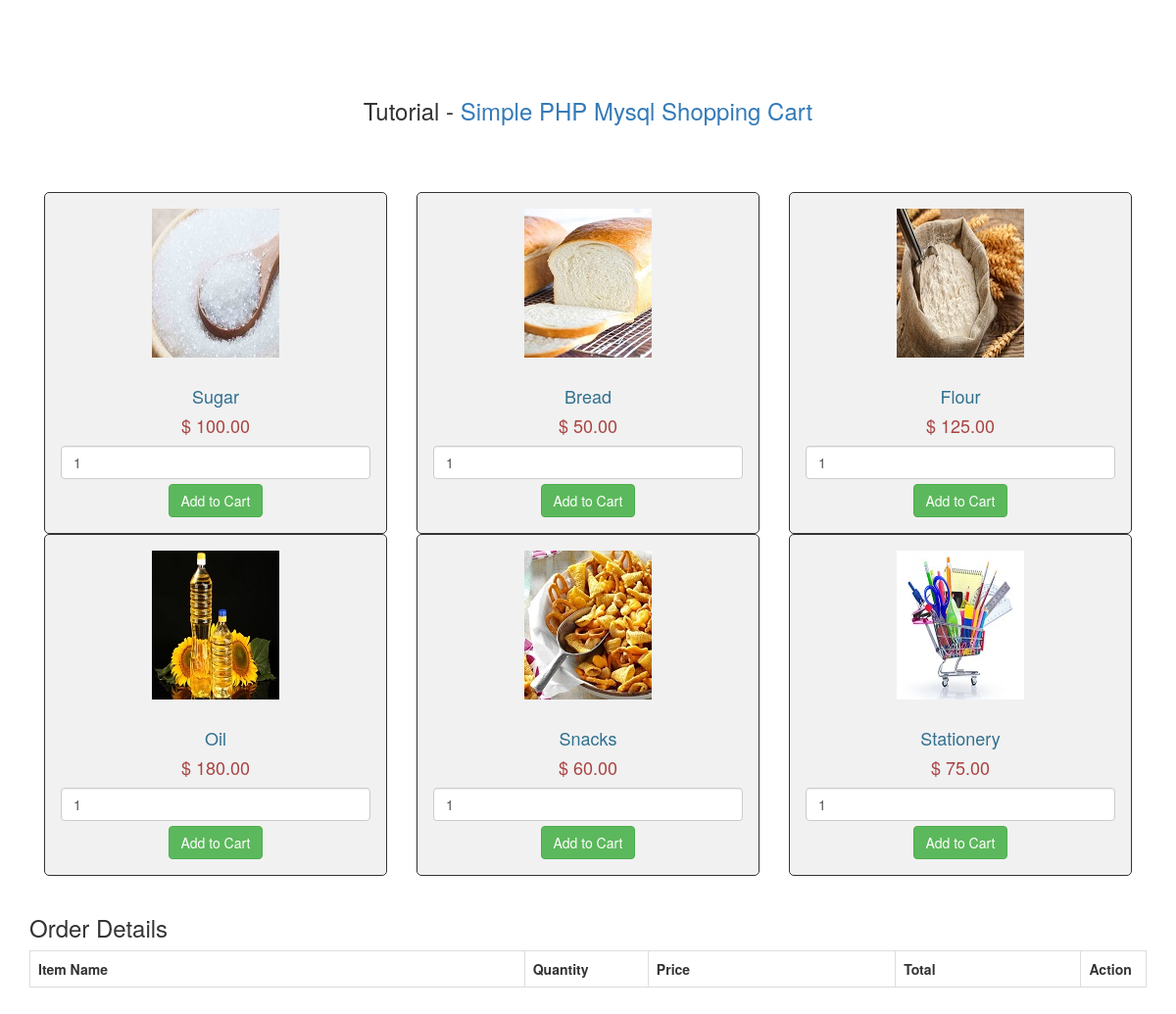
The app's page /indexx.php with its own data.
### tables this page shows
CREATE TABLE IF NOT EXISTS `tbl_product` (
  `id` int(11) NOT NULL AUTO_INCREMENT,
  `name` varchar(255) NOT NULL,
  `image` varchar(255) NOT NULL,
  `price` double(10,2) NOT NULL,
  PRIMARY KEY (`id`)
);

### indexx.php (the view, shortened to what this page needs)
<?php
$connect = mysqli_connect("https://databases-auth.000webhost.com", "id8919304_speculativevaracto", "admin", "id8919304_dailysales");
?>
<!DOCTYPE html>
<html>
	<head>
		<link rel="stylesheet" href="https://maxcdn.bootstrapcdn.com/bootstrap/3.3.6/css/bootstrap.min.css" />
	</head>
	<body>
		<br />
		<div class="container">
			<br />
			<br />
			<br />
			<h3 align="center">Tutorial - <a href="http://www.webslesson.info/2016/08/simple-php-mysql-shopping-cart.html" title="Simple PHP Mysql Shopping Cart">Simple PHP Mysql Shopping Cart</a></h3><br />
			<br /><br />
			<?php
				$query = "SELECT * FROM tbl_product ORDER BY id ASC";
				$result = mysqli_query($connect, $query);
				if(mysqli_num_rows($result) > 0)
				{
					while($row = mysqli_fetch_array($result))
					{
				?>
			<div class="col-md-4">
				<form method="post" action="indexx.php?action=add&id=<?php echo $row["id"]; ?>">
					<div style="border:1px solid #333; background-color:#f1f1f1; border-radius:5px; padding:16px;" align="center">
						<img src="images/<?php echo $row["image"]; ?>" class="img-responsive" /><br />
						<h4 class="text-info"><?php echo $row["name"]; ?></h4>
						<h4 class="text-danger">$ <?php echo $row["price"]; ?></h4>
						<input type="text" name="quantity" value="1" class="form-control" />
						<input type="submit" name="add_to_cart" style="margin-top:5px;" class="btn btn-success" value="Add to Cart" />
					</div>
				</form>
			</div>
			<?php
					}
				}
			?>
			<br />
			<h3>Order Details</h3>
			<div class="table-responsive">
				<table class="table table-bordered">
					<tr>
						<th width="40%">Item Name</th>
						<th width="10%">Quantity</th>
						<th width="20%">Price</th>
						<th width="15%">Total</th>
						<th width="5%">Action</th>
					</tr>
				</table>
			</div>
		</div>
	<br />
	</body>
</html>

### records on screen
tbl_product: image (picture), name "Sugar", price "100.00"
tbl_product: image (picture), name "Bread", price "50.00"
tbl_product: image (picture), name "Flour", price "125.00"
tbl_product: image (picture), name "Oil", price "180.00"
tbl_product: image (picture), name "Snacks", price "60.00"
tbl_product: image (picture), name "Stationery", price "75.00"
